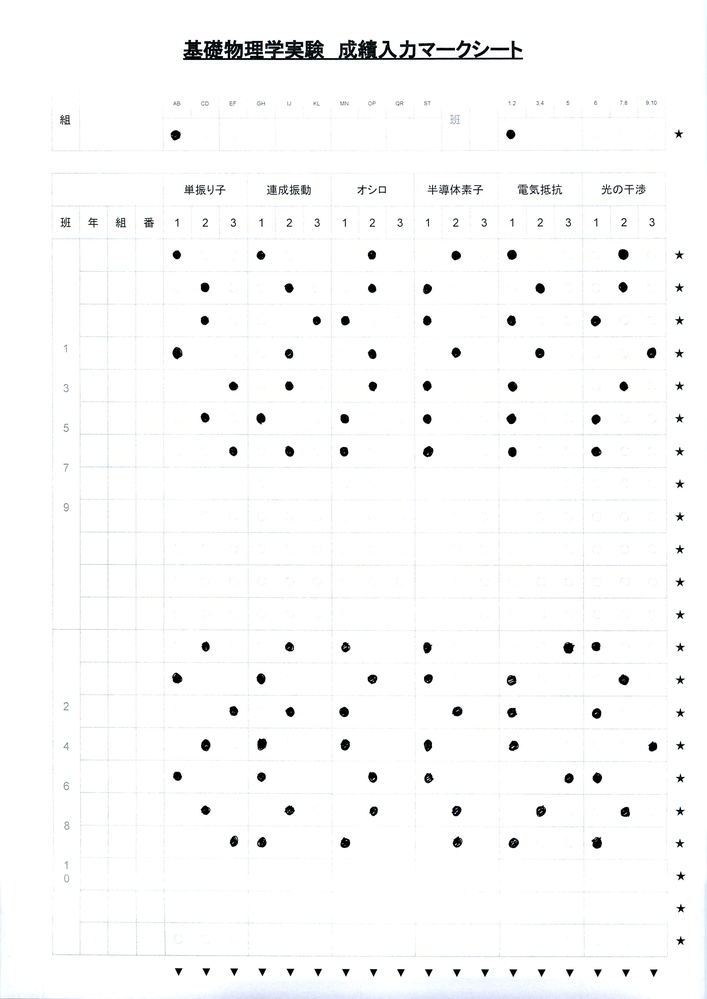
#> input picture scans/20181012155650.jpg, 707 x 999 px, shrunk from 2468 x 3488 before the run; the run also reads 2 pictures not shown here
$ jupyter execute --allow-errors '基礎物理マーク.ipynb'
#> lines starting #> are read from the running program, lines starting #| are printed output that depends on the picture; after the words box and inside, x2 and y2 are one past the last pixel; in counts of white or black regions, pixels touching at a corner belong together
[cell 1]
import glob

[cell 2]
import cv2
import numpy as np
from matplotlib import pyplot as plt

#mark　sheetの内容=========
kumi_list=np.array(
     ["A_B","C_D","E_F","G_H","I_J","K_L","M_N","O_P","Q_R","S_T"]
)
group_list=np.array(
     ["1_2","3_4","5","6","7,8","9,10"]
)
ans_list = np.array(
     [1,2,3]
)
#===========================

def my_mark(fig_name):
    #画像の読み込み
#> called with fig_name = 'scans/20181012155650.jpg'
    img_gray = cv2.GaussianBlur(cv2.imread(fig_name,0),(5,5),0) #マークシート
#> img_gray: shape (999, 707); min 1, max 255, mean 250
    template_s = cv2.imread('star.jpg',0) #位置合わせ★
    template_t = cv2.imread('tri.jpg',0) #位置合わせ▼

    #位置合わせ画像のサイズ
    ws, hs = template_s.shape[::-1]
#> ws = 11; hs = 11
    wt, ht = template_t.shape[::-1]
#> wt = 11; ht = 9

    #位置合わせ記号の座標取得
    res_s = cv2.matchTemplate(img_gray,template_s,cv2.TM_CCOEFF_NORMED)
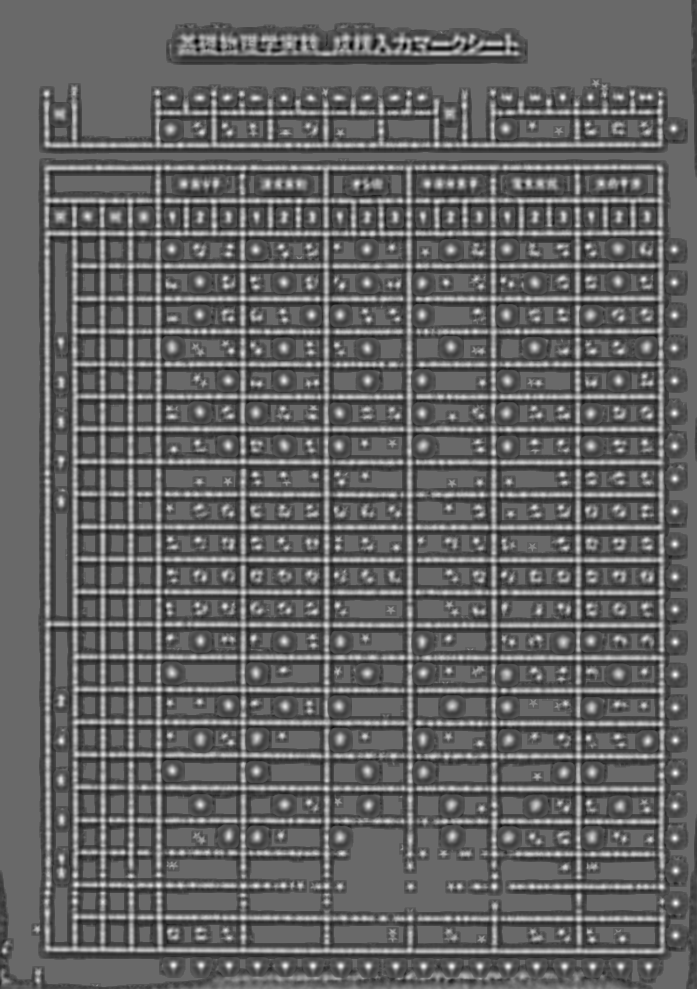
#> res_s: shape (989, 697) float32; min -0.638, max 0.901, mean -0.0301; drawn with min black and max white
    res_t = cv2.matchTemplate(img_gray,template_t,cv2.TM_CCOEFF_NORMED)
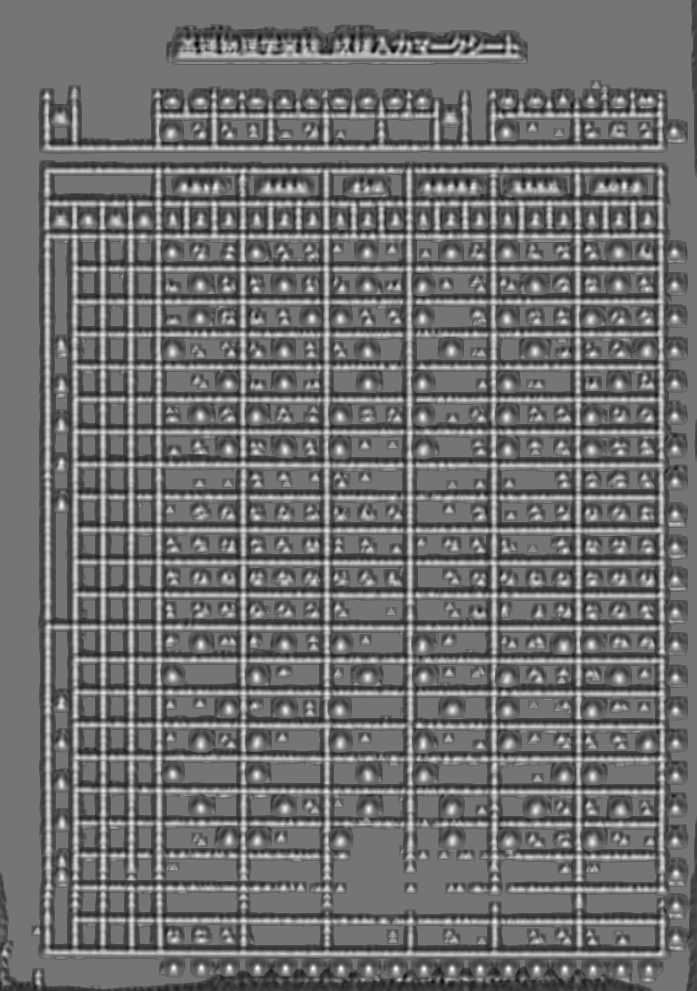
#> res_t: shape (991, 697) float32; min -0.771, max 0.907, mean -0.0369; drawn with min black and max white

    #マッチング閾値（1が厳しい、0が緩い）
    threshold = 0.8

    ###座標の重複削除###
    loc_s = np.sort(np.where( res_s >= threshold) ,axis=1)
    loc_t = np.sort(np.where( res_t >= threshold) ,axis=1)

    diff_s = loc_s[0][1:]-loc_s[0][:-1]
#> diff_s = 86 values, max 120 at index 6, min 0 at index 0, mean 10.1
    diff_t = loc_t[1][1:]-loc_t[1][:-1]
#> diff_t = 122 values, max 110 at index 1, min 0 at index 0, mean 5.04

    loc_s = np.delete(loc_s, np.where(diff_s<hs)[0],axis=1)
    loc_t =np.delete(loc_t, np.where(diff_t<wt)[0],axis=1)


    ###画像処理###

    ### 50を閾値として2値化
    res, img = cv2.threshold(img_gray, 50, 255, cv2.THRESH_BINARY+cv2.THRESH_OTSU)
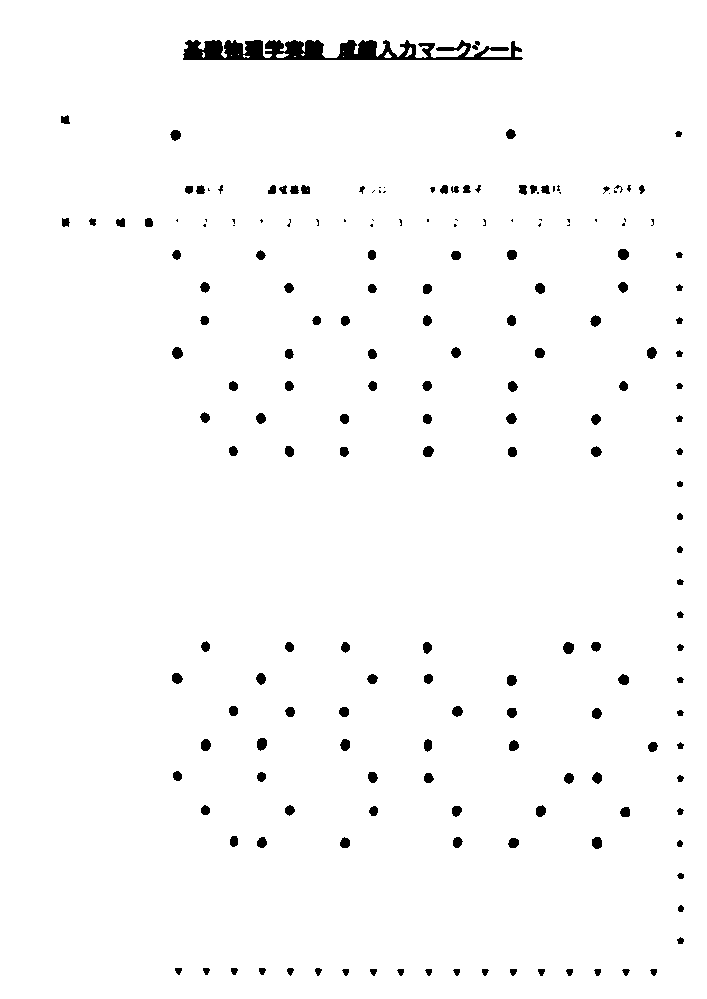
#> img: shape (999, 707); 98% white; 191 black regions (38 under 20 px), largest, box (x1, y1, x2, y2) and area: (183, 40, 523, 60) 4212, (563, 642, 574, 654) 105, (257, 738, 267, 751) 104
#> res = 169
    ### 白黒反転
    img = 255 - img

    ###マーク読み取り###

    info = []#組、班
    result_tot = []#結果を入れる配列

    if len(loc_s[0])==23 and len(loc_t[1])== 18:
        for row in range(23):
            if row > 0:
                result = []#結果を入れる配列
                #各マーク領域の画像の合計値を求める
                for theme in range(6):
                    temp = []
                    area_sum = [] # 合計値を入れる配列

                    for col in range(3):
                        area_sum.append(
                            np.sum(
                                img[loc_s[0][row]:loc_s[0][row]+wt
                                    ,loc_t[1][3*theme+col]:loc_t[1][3*theme+col]+hs]
                            )
                        )
                    temp.append(area_sum > np.median(area_sum) * 3)

                    if len(ans_list[temp]) > 1:
                        result.append("*複*：{}".format('_'.join(map(str,ans_list[temp]))))
                    elif len(ans_list[temp]) < 1:
                        result.append("=未=")
                    else:
                        result.append(ans_list[temp][0])

                result_tot.append(result)
            else:
                area_sum = [] # 合計値を入れる配列
                for col in range(10):
                    area_sum.append(
                        np.sum(
                            img[loc_s[0][row]:loc_s[0][row]+wt,
                                loc_t[1][col]:loc_t[1][col]+hs]
                            )
                        )
                info.append(kumi_list[area_sum > np.median(area_sum) * 3][0])

                area_sum = [] # 合計値を入れる配列
                for col in range(6):
                    area_sum.append(
                        np.sum(
                            img[loc_s[0][row]:loc_s[0][row]+wt,
                                loc_t[1][col+12]:loc_t[1][col+12]+hs]
                            )
                        )
                info.append(group_list[area_sum > np.median(area_sum) * 3][0])

        return(info,result_tot)
    else:
        return("error")
